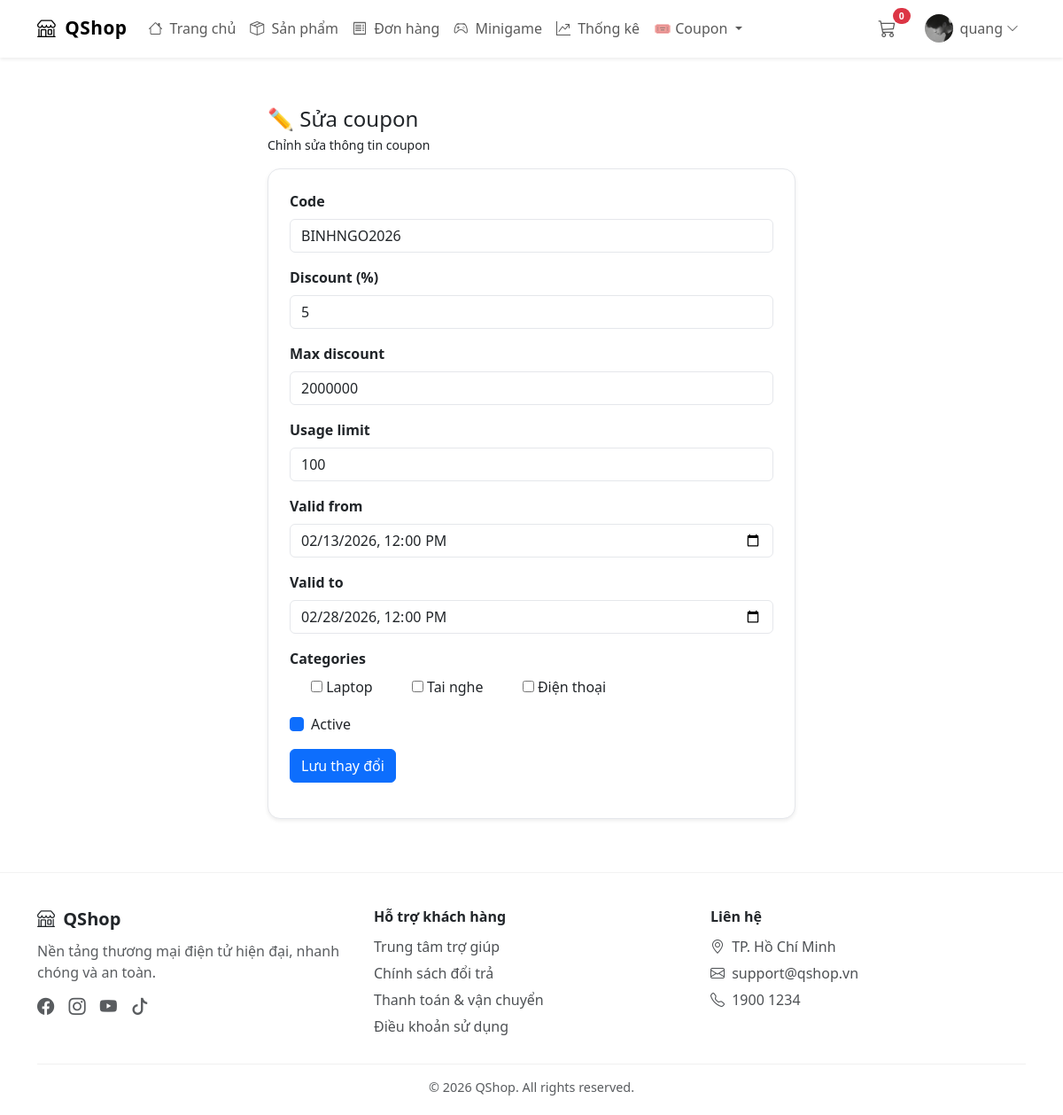
Before: /shops/coupon/4/edit/ (signed in) with the older database file.
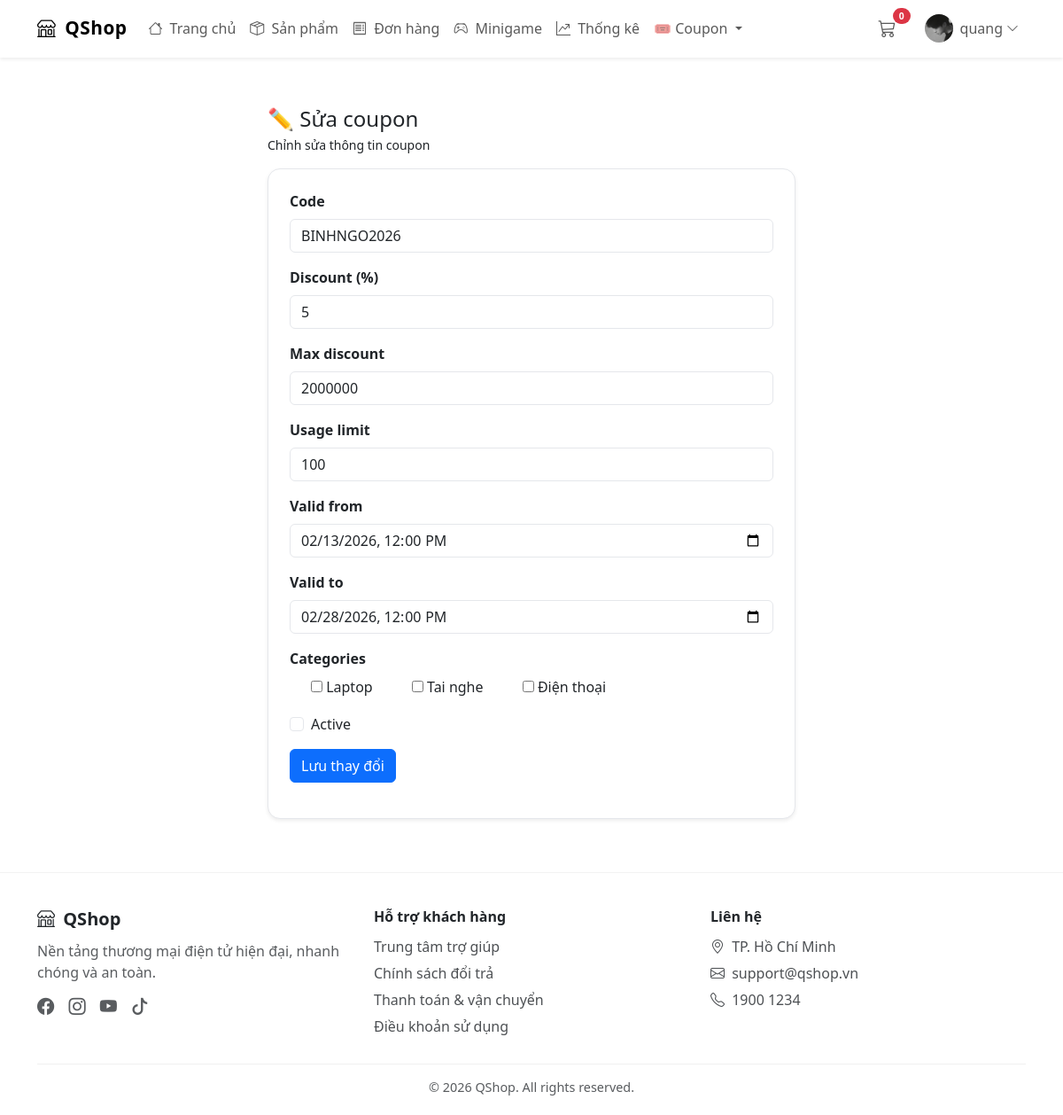
After: the same page with the newer database file.
### shops/models.py (models this page shows, shortened)
class Coupon(models.Model):
    owner = models.ForeignKey(
        settings.AUTH_USER_MODEL,
        on_delete=models.CASCADE,
        null=True,
        blank=True,
        related_name="owned_coupons"
    )
    code = models.CharField(max_length=50, unique=True)
    valid_from = models.DateTimeField()
    valid_to = models.DateTimeField()
    discount = models.IntegerField(
        validators=[MinValueValidator(1), MaxValueValidator(100)]
    )
    max_discount = models.IntegerField(
        default=0,
        help_text="Số tiền giảm tối đa (0 = không giới hạn)"
    )
    usage_limit = models.PositiveIntegerField(
        default=0,
        help_text="Số lượt dùng tối đa (0 = không giới hạn)"
    )
    used_count = models.PositiveIntegerField(default=0)
    active = models.BooleanField(default=True)
    categories = models.ManyToManyField(Category, blank=True, help_text="Chọn danh mục sản phẩm để áp dụng voucher (để trống nếu áp dụng cho tất cả)")

### shops/views.py (the view)
# urls.py: path('coupon/<int:pk>/edit/', views.CouponUpdateView.as_view(), name='coupon_edit'),
class CouponUpdateView(LoginRequiredMixin, PermissionRequiredMixin, UpdateView):
    model = Coupon
    form_class = CouponCreateForm
    template_name = 'shops/coupon_edit.html'
    success_url = reverse_lazy('shops:coupon_stats')
    permission_required = 'shops.change_coupon'

### shops/context_processors.py (called while the page is built)
def cart_context(request):
    cart = request.session.get('cart', {})
    cart_items_count = len(cart)
    return {
        'cart_items_count': cart_items_count,
        'cart': cart
    }

### shops/models.py (called while the page is built)
    def __str__(self):
        return self.name

### shops/templates/shops/coupon_edit.html (shortened to what this page needs)
﻿{% extends "shops/base.html" %} {% block title %}Sửa coupon | QShop{% endblock %} {% block content %}
<div class="container my-4" style="max-width: 620px">
  <div class="mb-3">
    <h4 class="mb-1">✏️ Sửa coupon</h4>
    <div class="text small">Chỉnh sửa thông tin coupon</div>
  </div>
  <div class="card shadow-sm p-4">
    <form method="post">
      <div class="mb-3">
        <label class="form-label">Code</label>
        {{ form.code }}
      </div>
      <div class="mb-3">
        <label class="form-label">Discount (%)</label>
        {{ form.discount }}
      </div>
      <div class="mb-3">
        <label class="form-label">Max discount</label>
        {{ form.max_discount }}
      </div>
      <div class="mb-3">
        <label class="form-label">Usage limit</label>
        {{ form.usage_limit }}
      </div>
      <div class="mb-3">
        <label class="form-label">Valid from</label>
        {{ form.valid_from }}
      </div>
      <div class="mb-3">
        <label class="form-label">Valid to</label>
        {{ form.valid_to }}
      </div>
      <div class="mb-3">
        <label class="form-label d-block">Categories</label>
        {% for checkbox in form.categories %}
        <div class="form-check form-check-inline">
          {{ checkbox.tag }}
          <label class="form-check-label"> {{ checkbox.choice_label }} </label>
        </div>
        {% endfor %}
      </div>
      <div class="form-check mb-3">
        {{ form.active }}
        <label for="{{ form.active.id_for_label }}" class="form-check-label">
          Active
        </label>
      </div>
      <button type="submit" class="btn btn-primary">Lưu thay đổi</button>
    </form>
  </div>
</div>
{% endblock %}

Changed rows visible on the page:
changed Coupon "BINHNGO2026": active "☑" → "☐"
